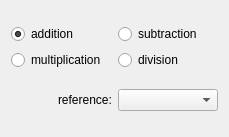
<?xml version="1.0" encoding="UTF-8"?>
<ui version="4.0">
 <class>Form</class>
 <widget class="QWidget" name="Form">
  <property name="geometry">
   <rect>
    <x>0</x>
    <y>0</y>
    <width>229</width>
    <height>137</height>
   </rect>
  </property>
  <property name="windowTitle">
   <string>Form</string>
  </property>
  <layout class="QVBoxLayout" name="verticalLayout">
   <item>
    <layout class="QGridLayout" name="gridLayout">
     <item row="1" column="0">
      <widget class="QRadioButton" name="multiply">
       <property name="text">
        <string>multiplication</string>
       </property>
      </widget>
     </item>
     <item row="0" column="0">
      <widget class="QRadioButton" name="add">
       <property name="text">
        <string>addition</string>
       </property>
       <property name="checked">
        <bool>true</bool>
       </property>
      </widget>
     </item>
     <item row="0" column="1">
      <widget class="QRadioButton" name="subtract">
       <property name="text">
        <string>subtraction</string>
       </property>
      </widget>
     </item>
     <item row="1" column="1">
      <widget class="QRadioButton" name="divide">
       <property name="text">
        <string>division</string>
       </property>
      </widget>
     </item>
    </layout>
   </item>
   <item>
    <layout class="QHBoxLayout" name="hbox">
     <item alignment="Qt::AlignRight">
      <widget class="QLabel" name="label">
       <property name="text">
        <string>reference:</string>
       </property>
      </widget>
     </item>
     <item>
      <widget class="QComboBox" name="reference">
       <property name="toolTip">
        <string>&lt;html&gt;&lt;head/&gt;&lt;body&gt;&lt;p&gt;input images from which we want to apply operation&lt;/p&gt;&lt;p&gt;- &lt;span style=&quot; font-weight:600;&quot;&gt;Division: &lt;/span&gt;reference / im1 / im2 ...&lt;/p&gt;&lt;p&gt;- &lt;span style=&quot; font-weight:600;&quot;&gt;Substraction:&lt;/span&gt; reference - im1 - im2 ...&lt;/p&gt;&lt;/body&gt;&lt;/html&gt;</string>
       </property>
      </widget>
     </item>
    </layout>
   </item>
  </layout>
 </widget>
 <resources/>
 <connections/>
</ui>
